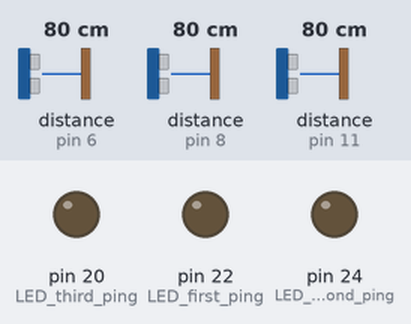
The sketch below on a simulated Arduino Mega 2560, built with avr-gcc and run on an emulated ATmega2560. Shown: output pins drawn as LEDs (lit = HIGH). Wiring (inferred from the names in the program): 3 × ultrasonic range finder: trigger pin 5, echo pin 6 / trigger pin 9, echo pin 8 / trigger pin 10, echo pin 11. The inputs (shaded band) are chosen by the test bench; at power-on: distance to the obstacle (sensors on pin 6, pin 8, pin 11) 80 cm. The echo pulse lasts 58.3 µs per cm; pins used as bus, display or sensor lines are not drawn.

Above: at 1.2 s.
1.3 s: distance to the obstacle (sensor on pin 6) set to 13 cm
2.8 s: distance to the obstacle (sensor on pin 6) set to 10 cm
At 3.5 s:
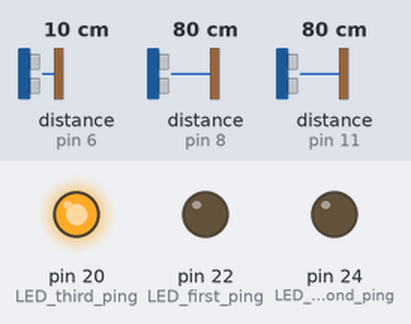
4.3 s: distance to the obstacle (sensor on pin 8) set to 12 cm
5.8 s: distance to the obstacle (sensor on pin 8) set to 9 cm
At 7.0 s:
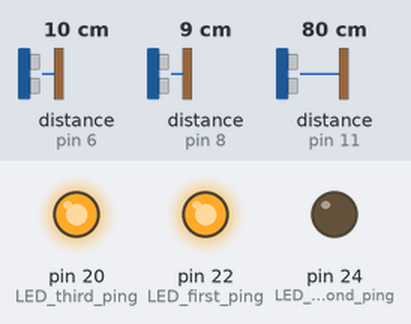
7.3 s: distance to the obstacle (sensor on pin 11) set to 13 cm
8.8 s: distance to the obstacle (sensor on pin 11) set to 10 cm
At 9.2 s:
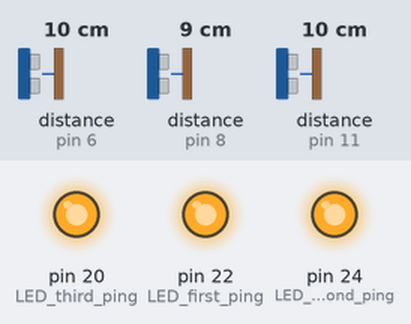
Timing chart, 0 to 11.3 s (numbered marks = the images above; inputs shaded):
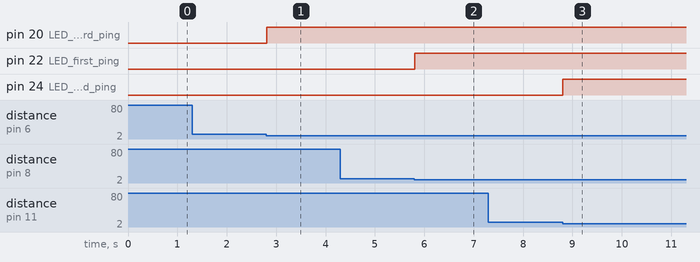

The sketch:

Three_ultrasonic_sensors.ino
```cpp
/***********************************************************************************************************************
   - Original Author           : BEE MB
 **********************************************************************************************************************/

/***********************************************************************************************************************
   - Enhanced by        : folafunmi-db
 **********************************************************************************************************************/

//Start :
//define the pins that we will use for the first ultrasonic sensor
//----------------------------------------------------------------------------------------------------------------------
#define trigPin1 9                           //pin number 9 in arduino MEGA2560
#define echoPin1 8                           // we'll use this pin to read the signal from the first sensor
#define LED_first_ping 22                    // I/O digital or analogue ( we will use pin 22 to command an LED (on/off))
//----------------------------------------------------------------------------------------------------------------------

//define the pins that we will use for the second ultrasonic sensor
//----------------------------------------------------------------------------------------------------------------------
#define trigPin2 10
#define echoPin2 11
#define LED_second_ping 24
//----------------------------------------------------------------------------------------------------------------------

//define the pins that we will use for the third ultrasonic sensor
//----------------------------------------------------------------------------------------------------------------------
#define trigPin3 5
#define echoPin3 6
#define LED_third_ping 20
//----------------------------------------------------------------------------------------------------------------------

//variables used
//----------------------------------------------------------------------------------------------------------------------
long duration, distance, UltraSensor1, UltraSensor2, UltraSensor3; //we'll use these variable to store and generate data

char data;
String SerialData = "";
//----------------------------------------------------------------------------------------------------------------------

//Make the setup of your pins
//----------------------------------------------------------------------------------------------------------------------
void setup()
{ // START SETUP FUNCTION
  Serial.begin (9600);     // we will use the serial data transmission to display the distance value on the serial monitor

  // setup pins first sensor
  pinMode(trigPin1, OUTPUT);            // from where we will transmit the ultrasonic wave
  pinMode(echoPin1, INPUT);             //from where we will read the reflected wave
  pinMode(LED_first_ping, OUTPUT);      // from where we will control the LED

  //setup pins second sensor
  pinMode(trigPin2, OUTPUT);
  pinMode(echoPin2, INPUT);
  pinMode(LED_second_ping, OUTPUT);

  //setup pins third sensor
  pinMode(trigPin3, OUTPUT);
  pinMode(echoPin3, INPUT);
  pinMode(LED_third_ping, OUTPUT);

  //inisialize LED status
  digitalWrite(LED_first_ping, LOW);
  digitalWrite(LED_second_ping, LOW);
  digitalWrite(LED_third_ping, LOW);
}// END SETUP FUNCTION

//write the code in the loop function
void loop()
{
  // START THE LOOP FUNCTION
  SonarSensor(trigPin1, echoPin1);              // look below to find the difinition of the SonarSensor function
  UltraSensor1 = distance;                      // store the distance in the first variable
  SonarSensor(trigPin2, echoPin2);              // call the SonarSensor function again with the second sensor pins
  UltraSensor2 = distance;                      // store the new distance in the second variable
  SonarSensor(trigPin3, echoPin3);              // call the SonarSensor function again with the third sensor pins
  UltraSensor3 = distance;                      // store the new distance in the third variable

  while (Serial.available())
  {
    delay(10);
    data = Serial.read();
    SerialData += data;
  }

  if (SerialData == "display distance")
  {
    // display the distances on the serial monitor for the first sensor
    //----------------------------------------------------------------------------------------------------------------------
    Serial.print("distance measured by the first sensor: ");
    Serial.print(UltraSensor1);
    Serial.println(" cm");
    //----------------------------------------------------------------------------------------------------------------------

    //display the distance on the serial monitor for the second sensor
    //----------------------------------------------------------------------------------------------------------------------
    Serial.print("distance measured by the second sensor: ");
    Serial.print(UltraSensor2);
    Serial.println(" cm");
    Serial.println("---------------------------------------------------------------------------------------------------------");
    //----------------------------------------------------------------------------------------------------------------------

    //display the distance on the serial monitor for the third sensor
    //----------------------------------------------------------------------------------------------------------------------
    Serial.print("distance measured by the third sensor: ");
    Serial.print(UltraSensor3);
    Serial.println(" cm");
    Serial.println("---------------------------------------------------------------------------------------------------------");
    //----------------------------------------------------------------------------------------------------------------------
  }

  SerialData = "";
  // make condition to control the LEDs
  if (UltraSensor1 <= 10) // if distance is less than 10 Cm turn the LED ON
  {
    digitalWrite(LED_first_ping, HIGH);
  }
  else                // else turn the LED OFF
  {
    digitalWrite(LED_first_ping, LOW);
  }

  // do the same thing for second sensor
  if (UltraSensor2 <= 10)
  {
    digitalWrite(LED_second_ping, HIGH);
  }
  else
  {
    digitalWrite(LED_second_ping, LOW);
  }

  // do the same thing for third sensor
  if (UltraSensor3 <= 10)
  {
    digitalWrite(LED_third_ping, HIGH);
  }
  else
  {
    digitalWrite(LED_third_ping, LOW);
  }
}//END LOOP FUNTION

// SonarSensor function used to generate and read the ultrasonic wave
void SonarSensor(int trigPinSensor, int echoPinSensor) //it takes the trigPIN and the echoPIN
{
  //START SonarSensor FUNCTION
  //generate the ultrasonic wave
  //----------------------------------------------------------------------------------------------------------------------
  digitalWrite(trigPinSensor, LOW);// put trigpin LOW
  delayMicroseconds(2);// wait 2 microseconds
  digitalWrite(trigPinSensor, HIGH);// switch trigpin HIGH
  delayMicroseconds(10); // wait 10 microseconds
  digitalWrite(trigPinSensor, LOW);// turn it LOW again
  //----------------------------------------------------------------------------------------------------------------------

  //read the distance
  //----------------------------------------------------------------------------------------------------------------------
  duration = pulseIn(echoPinSensor, HIGH);
  //pulseIn funtion will return the time on how much the configured pin remain the
  //level HIGH or LOW; in this case it will return how much time echoPinSensor stay HIGH

  distance = (duration / 2) / 29.1; // first we have to divide the duration by two
}// END SonarSensor FUNCTION

/****************************----------------------- END PROGRAM -----------------------*********************************/
```

Measured:
- the behaviour switches between 12 and 11 cm on distance to the obstacle (sensor on pin 6) (found by bisection; images 0 and 1)
- the behaviour switches between 11 and 10 cm on distance to the obstacle (sensor on pin 8) (found by bisection; images 1 and 2)
- the behaviour switches between 12 and 11 cm on distance to the obstacle (sensor on pin 11) (found by bisection; images 2 and 3)
- after the input at 1.3 s, every drawn part: stays the same
- after the input at 2.8 s, pin 20 (LED_third_ping): LOW → HIGH at once
- after the input at 4.3 s, every drawn part: stays the same
- after the input at 5.8 s, pin 22 (LED_first_ping): LOW → HIGH at once
- after the input at 7.3 s, every drawn part: stays the same
- after the input at 8.8 s, pin 24 (LED_second_ping): LOW → HIGH at once
